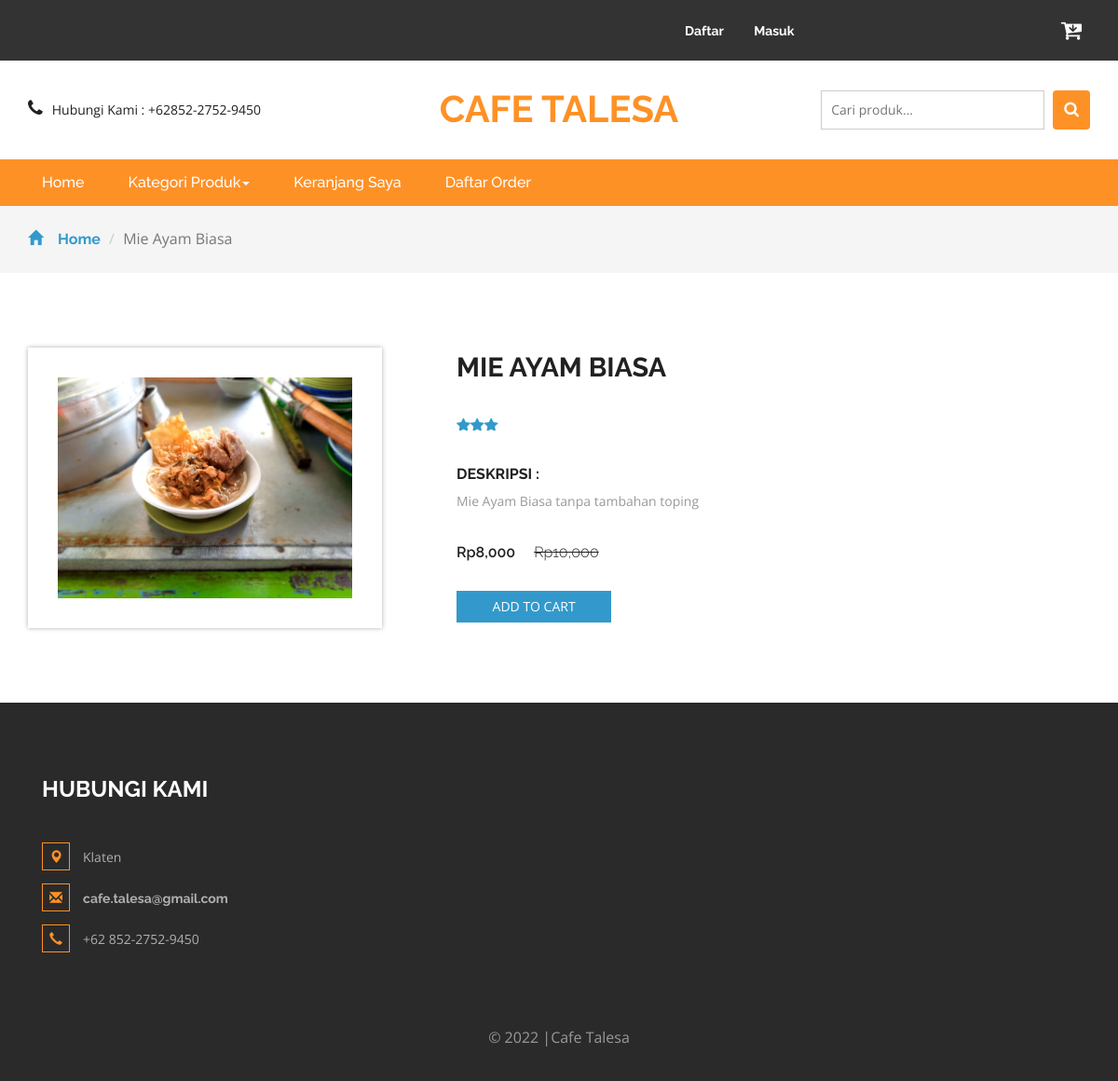
Page /product.php?idproduk=6 on the committed database.
### tables this page shows
CREATE TABLE `produk` (
  `idproduk` int(11) NOT NULL,
  `idkategori` int(11) NOT NULL,
  `namaproduk` varchar(30) NOT NULL,
  `gambar` varchar(100) NOT NULL,
  `deskripsi` varchar(200) NOT NULL,
  `rate` int(11) NOT NULL,
  `hargabefore` int(11) NOT NULL,
  `hargaafter` int(11) NOT NULL,
  `tgldibuat` timestamp NOT NULL DEFAULT current_timestamp()
);

### product.php (the view, shortened to what this page needs)
<?php
include 'dbconnect.php';
$idproduk = $_GET['idproduk'];
?>
<!DOCTYPE html>
<html>
<head>
<link href="css/bootstrap.css" rel="stylesheet" type="text/css" media="all" />
<link href="css/style.css" rel="stylesheet" type="text/css" media="all" />
<link href="css/font-awesome.css" rel="stylesheet">
</head>
<body>
	<div class="agileits_header">
		<div class="container">
			<div class="w3l_offers">
			</div>
			<div class="agile-login">
				<ul>
				<?php
				if(!isset($_SESSION['log'])){
					echo '
					<li><a href="registered.php"> Daftar</a></li>
					<li><a href="login.php">Masuk</a></li>
					';
				}
				?>
				</ul>
			</div>
			<div class="product_list_header">
					<a href="cart.php"><button class="w3view-cart" type="submit" name="submit" value=""><i class="fa fa-cart-arrow-down" aria-hidden="true"></i></button>
					 </a>
			</div>
			<div class="clearfix"> </div>
		</div>
	</div>
	<div class="logo_products">
		<div class="container">
		<div class="w3ls_logo_products_left1">
		<ul class="phone_email">
				<li><i class="fa fa-phone" aria-hidden="true"></i>Hubungi Kami : +62852-2752-9450</li>
				</ul>
			</div>
			<div class="w3ls_logo_products_left">
				<h1><a href="index.php">cafe talesa</a></h1>
			</div>
		<div class="w3l_search">
			<form action="search.php" method="post">
				<input type="search" name="Search" placeholder="Cari produk...">
				<button type="submit" class="btn btn-default search" aria-label="Left Align">
					<i class="fa fa-search" aria-hidden="true"> </i>
				</button>
			</form>
		</div>
			<div class="clearfix"> </div>
		</div>
	</div>
	<div class="navigation-agileits">
		<div class="container">
			<nav class="navbar navbar-default">
							<div class="collapse navbar-collapse" id="bs-megadropdown-tabs">
								<ul class="nav navbar-nav">
									<li class="active"><a href="index.php" class="act">Home</a></li>
									<li class="dropdown">
										<a href="#" class="dropdown-toggle" data-toggle="dropdown">Kategori Produk<b class="caret"></b></a>
									</li>
									<li><a href="cart.php">Keranjang Saya</a></li>
									<li><a href="konfirmasi.php">Daftar Order</a></li>
								</ul>
							</div>
							</nav>
			</div>
		</div>
	<div class="breadcrumbs">
		<div class="container">
			<ol class="breadcrumb breadcrumb1 animated wow slideInLeft" data-wow-delay=".5s">
				<li><a href="index.php"><span class="glyphicon glyphicon-home" aria-hidden="true"></span>Home</a></li>
				<li class="active"><?php
				$p = mysqli_fetch_array(mysqli_query($conn,"Select * from produk where idproduk='$idproduk'"));
				echo $p['namaproduk'];
				?></li>
			</ol>
		</div>
	</div>
	<div class="products">
		<div class="container">
			<div class="agileinfo_single">
				<div class="col-md-4 agileinfo_single_left">
					<img id="example" src="<?php echo $p['gambar']?>" alt=" " class="img-responsive">
				</div>
				<div class="col-md-8 agileinfo_single_right">
				<h2><?php echo $p['namaproduk'] ?></h2>
					<div class="rating1">
						<span class="starRating">
							<?php
								$rate = $p['rate'];
								for($n=1;$n<=$rate;$n++){
								echo '<i class="fa fa-star blue-star" aria-hidden="true"></i>';
								};
								?>
						</span>
					</div>
					<div class="w3agile_description">
						<h4>Deskripsi :</h4>
						<p><?php echo $p['deskripsi'] ?></p>
					</div>
					<div class="snipcart-item block">
						<div class="snipcart-thumb agileinfo_single_right_snipcart">
							<h4 class="m-sing">Rp<?php echo number_format($p['hargaafter']) ?> <span>Rp<?php echo number_format($p['hargabefore']) ?></span></h4>
						</div>
						<div class="snipcart-details agileinfo_single_right_details">
							<form action="#" method="post">
								<fieldset>
									<input type="submit" name="addprod" value="Add to cart" class="button">
								</fieldset>
							</form>
						</div>
					</div>
				</div>
				<div class="clearfix"> </div>
			</div>
		</div>
	</div>
<div class="footer">
		<div class="container">
			<div class="w3_footer_grids">
				<div class="col-md-4 w3_footer_grid">
					<h3>Hubungi Kami</h3>
					<ul class="address">
						<li><i class="glyphicon glyphicon-map-marker" aria-hidden="true"></i>Klaten</li>
						<li><i class="glyphicon glyphicon-envelope" aria-hidden="true"></i><a href="mailto:info@email">cafe.talesa@gmail.com</a></li>
						<li><i class="glyphicon glyphicon-earphone" aria-hidden="true"></i>+62 852-2752-9450</li>
					</ul>
				</div>
				<div class="clearfix"> </div>
			</div>
		</div>
		<div class="footer-copy">
			<div class="container">
			<p>© 2022 |Cafe Talesa</p>
			</div>
		</div>
	</div>
<link href="css/skdslider.css" rel="stylesheet">
</body>
</html>

### rows in the picture
produk: namaproduk "Mie Ayam Biasa", gambar (picture), namaproduk "MIE AYAM BIASA", rate 3 (drawn), deskripsi "Mie Ayam Biasa tanpa tambahan toping", hargaafter "8,000", hargabefore "10,000"
